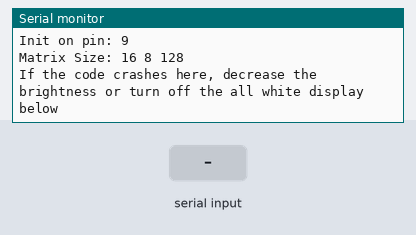
A sketch run on a simulated Arduino Mega 2560, built with avr-gcc and run on an emulated ATmega2560. Parts: the last lines printed to the serial monitor. Inputs (shaded band) come from the test bench.

Above: at 2.2 s.
2.3 s: "1" received over the second serial link
At 3.5 s:
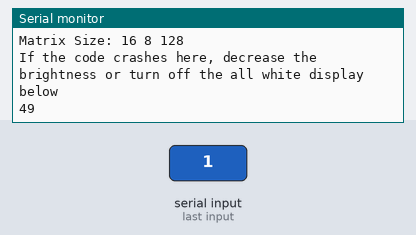
3.8 s: "0" received over the second serial link
At 4.8 s:
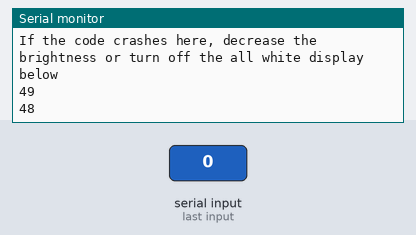
5.3 s: "2" received over the second serial link
At 6.0 s:
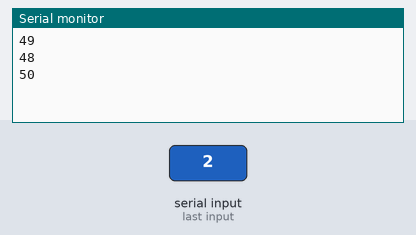

The sketch:

31.03_OnStage_matrix.ino
```cpp
#include <Adafruit_GFX.h>
#include <FastLED_NeoMatrix.h>
#include <FastLED.h>
#include "colors.h" //цвета
int myTimer2 = millis();
//подключение массивов картинок
#include "SMILE.h"
#include "dvizh.h"
#include "SAD.h"
#include "angry.h"
#include "default.h"
#include "UDIVLENIE.h"
#include "NEW.h"
#include "VERNO.h"
#include "NEVERNO.h"

#define PIN 9 //matrix connection pin
#define mw 16 // ширина
#define mh 8 // высота
#define NUMMATRIX (mw*mh) //количество светодиодов в матрице

#define DISABLE_WHITE //для заполнения белым при старте - закомментировать, для выключения - разкомментировать

int NEWMATRIX = 14; //количество светодиодов в матрице щек
// Max is 255, 32 is a conservative value to not overload
// a USB power supply (500mA) for 12x12 pixels.
int BRIGHTNESS = 16; //яркость

CRGB leds[NUMMATRIX];
CRGB cheeks[14];
// Define matrix width and height.
FastLED_NeoMatrix *matrix = new FastLED_NeoMatrix(leds, mw, mh,
    NEO_MATRIX_TOP     + NEO_MATRIX_RIGHT +
    NEO_MATRIX_ROWS + NEO_MATRIX_ZIGZAG);

void setup() {
  // Time for serial port to work?
  delay(1000);
  Serial.begin(9600);
  Serial.print("Init on pin: ");
  Serial.println(PIN);
  Serial.print("Matrix Size: ");
  Serial.print(mw);
  Serial.print(" ");
  Serial.print(mh);
  Serial.print(" ");
  Serial.println(NUMMATRIX);

  Serial1.begin(9600);

  FastLED.addLeds<NEOPIXEL, PIN>(leds, NUMMATRIX  ).setCorrection(TypicalLEDStrip);
  FastLED.addLeds<NEOPIXEL, 8>(cheeks, 14).setCorrection(TypicalLEDStrip);

  matrix->begin();
  matrix->setTextWrap(false);
  matrix->setBrightness(30);
  Serial.println("If the code crashes here, decrease the brightness or turn off the all white display below");
  // Test full bright of all LEDs. If brightness is too high
  // for your current limit (i.e. USB), decrease it.
  //#define DISABLE_WHITE
#ifndef DISABLE_WHITE
  matrix->fillScreen(LED_WHITE_HIGH);
  matrix->show();
  delay(100);
  matrix->clear();
#endif
}

int condition = 0;
uint32_t myTimer1 = millis();

void loop() {
  // clear the screen after X bitmaps have been displayed and we
  // loop back to the top left corner
  // 8x8 => 1, 16x8 => 2, 17x9 => 6
  static uint8_t pixmap_count = ((mw + 7) / 8) * ((mh + 7) / 8);

  int bmx = 0, bmy = 0;
  matrix->fillRect(bmx, bmy, bmx + 16, bmy + 8, LED_BLACK); //очистка матрицы
  //matrix->drawBitmap();
  /*!
    @brief   Draw a PROGMEM-resident 16-bit image (RGB 5/6/5) at the specified
    (x,y) position. For 16-bit display devices; no color reduction performed.
    @param    x   Top left corner x coordinate
    @param    y   Top left corner y coordinate
    @param    bitmap  byte array with 16-bit color bitmap
    @param    w   Width of bitmap in pixels
    @param    h   Height of bitmap in pixels
  */
  //drawRGBBitmap(x координата верхнего левого угла,y координата верхнего левого угла, bitmap byte массив 16бит цветной, ширина в пикселях, высота в пикселях)

  if (Serial1.available() > 0)
  {
    condition = Serial1.read();
    Serial.println(condition);
    Serial1.write(condition);
  }

  switch (condition)                 // switch для переключения между эмоциями
  {
    case 2:
      cheeks[1] = 0x901010;
      if (millis() % 1000 > 500)
      {
        matrix->drawRGBBitmap(0, 0, (const uint16_t *) default_bitmap, 16, 8);
        matrix->show();
      }
      else
      {
        matrix->drawRGBBitmap(0, 0, (const uint16_t *) dvizh, 16, 8);
        matrix->show();
      }
      break;
    case 4:
      if (millis() % 1000 > 500)
      {
        matrix->drawRGBBitmap(0, 0, (const uint16_t *) default_bitmap, 16, 8);
        matrix->show();
      }
      else
      {
        matrix->drawRGBBitmap(0, 0, (const uint16_t *) dvizh, 16, 8);
        matrix->show();
      }
      break;
    case 5:
      matrix->drawRGBBitmap(0, 0, (const uint16_t *) smile, 16, 8); cheeks[2] = 0x901010; matrix->show(); break;       // эмоция - радость
    case 7:
      matrix->drawRGBBitmap(0, 0, (const uint16_t *) sad, 16, 8); cheeks[3] = 0x901010; matrix->show(); break;         // эмоция - грусть
    case 9:
      matrix->drawRGBBitmap(0, 0, (const uint16_t *) surprised, 16, 8); cheeks[4] = 0x901010; matrix->show(); break;   // эмоция - удивление
    case 11:
      matrix->drawRGBBitmap(0, 0, (const uint16_t *) angry, 16, 8); cheeks[5] = 0x901010; matrix->show(); break;      // эмоция - злость
    case 13:
      matrix->drawRGBBitmap(0, 0, (const uint16_t *) default_bitmap, 16, 8); cheeks[6] = 0x901010; matrix->show(); break;
    case 15:
      matrix->drawRGBBitmap(0, 0, (const uint16_t *) default_bitmap, 16, 8); cheeks[7] = 0x901010; matrix->show(); break;
    default: break;
  }
}
```

NEVERNO.h
```cpp
// Generated by   : ImageConverter 565 Online
// Generated from : pixelart1.png
// Time generated : Sun, 10 Apr 22 15:52:09 +0200  (Server timezone: CET)
// Image Size     : 20x8 pixels
// Memory usage   : 320 bytes


#if defined(__AVR__)
#include <avr/pgmspace.h>
#elif defined(__PIC32MX__)
#define PROGMEM
#elif defined(__arm__)
#define PROGMEM
#endif

const unsigned short NEVERNO[128] PROGMEM = {
  0x0000, 0x0000, 0x0000, 0x0000, 0x0000, 0x0000, 0x0000, 0x0000, 0x0000, 0x0000, 0x0000, 0x0000, 0x0000, 0x0000, 0x0000, 0x0000,
  0x0000, 0x0000, 0x0000, 0x0000, 0x0000, 0x0000, 0x0000, 0x0000, 0x0000, 0x0000, 0x0000, 0x0000, 0x0000, 0x0000, 0x0000, 0x0000,
  0x0000, 0xF020, 0x0000, 0xF020, 0x0000, 0x0000, 0x0000, 0x0000, 0x0000, 0x0000, 0x0000, 0x0000, 0xF020, 0x0000, 0xF020, 0x0000,
  0x0000, 0x0000, 0xF020, 0x0000, 0x0000, 0x0000, 0x0000, 0x0000, 0x0000, 0x0000, 0x0000, 0x0000, 0x0000, 0xF020, 0x0000, 0x0000,
  0x0000, 0xF020, 0x0000, 0xF020, 0x0000, 0x0000, 0x0000, 0x0000, 0x0000, 0x0000, 0x0000, 0x0000, 0xF020, 0x0000, 0xF020, 0x0000,
  0x0000, 0x0000, 0x0000, 0x0000, 0x0000,  0x0000, 0x0000, 0x0000, 0x00000, 0x0000, 0x0000, 0x0000, 0x0000, 0x0000, 0x0000, 0x0000,
  0x0000, 0x0000, 0x0000, 0x0000, 0x0000, 0x0000, 0x0000, 0x0000, 0x0000, 0x0000, 0x0000, 0x0000, 0x0000, 0x0000, 0x0000, 0x0000,
  0x0000, 0x0000, 0x0000, 0x0000, 0x0000, 0x0000, 0x0000, 0x0000, 0x0000, 0x0000, 0x0000, 0x0000, 0x0000, 0x0000, 0x0000, 0x0000,
};
```

NEW.h
```cpp
// Generated by   : ImageConverter 565 Online
// Generated from : pixelart1.png
// Time generated : Sun, 10 Apr 22 15:52:09 +0200  (Server timezone: CET)
// Image Size     : 20x8 pixels
// Memory usage   : 320 bytes


#if defined(__AVR__)
#include <avr/pgmspace.h>
#elif defined(__PIC32MX__)
#define PROGMEM
#elif defined(__arm__)
#define PROGMEM
#endif

const unsigned short NEW[128] PROGMEM = {
  0x0000, 0x0000, 0x0000, 0x0000, 0x0000, 0x0000, 0x0000, 0x0000, 0x0000, 0x0000, 0x0000, 0x0000, 0x0000, 0x0000, 0x0000, 0x0000,
  0x0000, 0x0000, 0x0000, 0x0000, 0000, 0x0000, 0x0000, 0x0000, 0x0000, 0x0000, 0x0000, 0x0000, 0x0000, 0x0000, 0x0000, 0x0000,
  0x0000, 0x0000, 0x0000, 0x0000, 0x0000, 0x0000, 0x0000, 0x0000, 0x0000, 0x0000, 0x0000, 0x0000, 0x0000, 0x0000, 0x0000, 0x0000,
  0x0000, 0x0000, 0x0000, 0x0000, 0x0000, 0x0000, 0x0000, 0x0000, 0x0000, 0x0000, 0x0000, 0x0000, 0x0000, 0x0000, 0x0000, 0x0000,
  0x0000, 0x0000, 0x0000, 0x0000, 0x0000, 0x0000, 0x0000, 0x0000, 0x0000, 0x0000, 0x0000, 0x0000, 0x0000, 0x0000, 0x0000, 0x0000,
  0x0000, 0x0000, 0x0000, 0x0000, 0x0000,  0x0000, 0x0000, 0x0000, 0x00000, 0x0000, 0x0000, 0x0000, 0x0000, 0x0000, 0x0000, 0x0000,
  0x0000, 0x0000, 0x0000, 0x0000, 0x0000, 0x0000, 0x0000, 0x0000, 0x0000, 0x0000, 0x0000, 0x0000, 0x0000, 0x0000, 0x0000, 0x0000,
  0x0000, 0x0000, 0x0000, 0x0000, 0x0000, 0x0000, 0x0000, 0x0000, 0x0000, 0x0000, 0x0000, 0x0000, 0x0000, 0x0000, 0x0000, 0x0000,
};
```

SAD.h
```cpp
// Generated by   : ImageConverter 565 Online
// Generated from : pixelart1.png
// Time generated : Sun, 10 Apr 22 15:52:09 +0200  (Server timezone: CET)
// Image Size     : 20x8 pixels
// Memory usage   : 320 bytes


#if defined(__AVR__)
#include <avr/pgmspace.h>
#elif defined(__PIC32MX__)
#define PROGMEM
#elif defined(__arm__)
#define PROGMEM
#endif

const unsigned short sad[128] PROGMEM = {
  0x0000, 0x0000, 0x0000, 0x0000, 0x0000, 0x0000, 0x0000, 0x0000, 0x0000, 0x0000, 0x0000, 0x0000, 0x0000, 0x0000, 0x0000, 0x0000,
  0x0000, 0x0000, 0x0000, 0x0000, 0000, 0x0000, 0x0000, 0x0000, 0x0000, 0x0000, 0x0000, 0x0000, 0x0000, 0x0000, 0x0000, 0x0000,
  0x0000, 0x0000, 0x0000, 0x0000, 0x0000, 0x0000, 0x0000, 0x0000, 0x0000, 0x0000, 0x0000, 0x0000, 0x0000, 0x0000, 0x0000, 0x0000,
  0x0000, 0x0000, 0x0000, 0x0000, 0x0000, 0x0000, 0xF020, 0xF020, 0xF020, 0xF020, 0x0000, 0x0000, 0x0000, 0x0000, 0x0000, 0x0000,
  0x0000, 0x0000, 0x0000, 0x0000, 0x0000, 0xF020, 0xF020, 0xF020, 0xF020, 0xF020, 0xF020, 0x0000, 0x0000, 0x0000, 0x0000, 0x0000,
  0x0000, 0x0000, 0x0000, 0x0000, 0xF020,  0xF020, 0x0000, 0x0000, 0x00000, 0x0000, 0xF020, 0xF020, 0x0000, 0x0000, 0x0000, 0x0000,
  0x0000, 0x0000, 0x0000, 0x0000, 0x0000, 0x0000, 0x0000, 0x0000, 0x0000, 0x0000, 0x0000, 0x0000, 0x0000, 0x0000, 0x0000, 0x0000,
  0x0000, 0x0000, 0x0000, 0x0000, 0x0000, 0x0000, 0x0000, 0x0000, 0x0000, 0x0000, 0x0000, 0x0000, 0x0000, 0x0000, 0x0000, 0x0000,
};
```

SMILE.h
```cpp
/// Generated by   : ImageConverter 565 Online
// Generated from : newpixel.png
// Time generated : Sat, 09 Apr 22 20:13:56 +0200  (Server timezone: CET)
// Image Size     : 16x8 pixels
// Memory usage   : 256 bytes


#if defined(__AVR__)
#include <avr/pgmspace.h>
#elif defined(__PIC32MX__)
#define PROGMEM
#elif defined(__arm__)
#define PROGMEM
#endif


const unsigned short smile[128] PROGMEM = {

  0x0000, 0x0000, 0x0000, 0x0000, 0x0000, 0x0000, 0x0000, 0x0000, 0x0000, 0x0000, 0x0000, 0x0000, 0x0000, 0x0000, 0x0000, 0x0000,
  0x0000, 0x0000, 0x0000, 0x0000, 0000, 0x0000, 0x0000, 0x0000, 0x0000, 0x0000, 0x0000, 0x0000, 0x0000, 0x0000, 0x0000, 0x0000,
  0x0000, 0x0000, 0x0000, 0x0000, 0x0000, 0x0000, 0x0000, 0x0000, 0x0000, 0x0000, 0x0000, 0x0000, 0x0000, 0x0000, 0x0000, 0x0000,
  0x0000, 0x0000, 0x0000, 0x0000, 0xF020, 0xF020, 0xF020, 0xF020, 0xF020, 0xF020, 0xF020, 0xF020, 0x0000, 0x0000, 0x0000, 0x0000,
  0x0000, 0x0000, 0x0000, 0x0000, 0x0000, 0xF020, 0xF020, 0xF020, 0xF020, 0xF020, 0xF020, 0x0000, 0x0000, 0x0000, 0x0000, 0x0000,
  0x0000, 0x0000, 0x0000, 0x0000, 0x0000, 0x0000, 0xF020, 0xF020, 0xF020, 0xF020, 0x0000, 0x0000, 0x0000, 0x0000, 0x0000, 0x0000,
  0x0000, 0x0000, 0x0000, 0x0000, 0x0000, 0x0000, 0x0000, 0x0000, 0x0000, 0x0000, 0x0000, 0x0000, 0x0000, 0x0000, 0x0000, 0x0000,
  0x0000, 0x0000, 0x0000, 0x0000, 0x0000, 0x0000, 0x0000, 0x0000, 0x0000, 0x0000, 0x0000, 0x0000, 0x0000, 0x0000, 0x0000, 0x0000,
};
```

UDIVLENIE.h
```cpp
// Generated by   : ImageConverter 565 Online
// Generated from : pixelart1.png
// Time generated : Sun, 10 Apr 22 15:52:09 +0200  (Server timezone: CET)
// Image Size     : 20x8 pixels
// Memory usage   : 320 bytes


#if defined(__AVR__)
#include <avr/pgmspace.h>
#elif defined(__PIC32MX__)
#define PROGMEM
#elif defined(__arm__)
#define PROGMEM
#endif

const unsigned short surprised[128] PROGMEM = {
  0x0000, 0x0000, 0x0000, 0x0000, 0x0000, 0x0000, 0x0000, 0x0000, 0x0000, 0x0000, 0x0000, 0x0000, 0x0000, 0x0000, 0x0000, 0x0000,
  0x0000, 0x0000, 0x0000, 0x0000, 0x0000, 0x0000, 0x0000, 0x0000, 0x0000, 0x0000, 0x0000, 0x0000, 0x0000, 0x0000, 0x0000, 0x0000,
  0x0000, 0x0000, 0x0000, 0x0000, 0000, 0x0000, 0x0000, 0xF020, 0xF020, 0x0000, 0x0000, 0x0000, 0x0000, 0x0000, 0x0000, 0x0000,
  0x0000, 0x0000, 0x0000, 0x0000, 0x0000, 0x0000, 0xF020, 0x0000, 0x0000, 0xF020, 0x0000, 0x0000, 0x0000, 0x0000, 0x0000, 0x0000,
  0x0000, 0x0000, 0x0000, 0x0000, 0x0000, 0xF020, 0x0000, 0x0000, 0x0000, 0x0000, 0xF020, 0x0000, 0x0000, 0x0000, 0x0000, 0x0000,
  0x0000, 0x0000, 0x0000, 0x0000, 0x0000, 0x0000, 0xF020, 0x0000, 0x0000, 0xF020, 0x0000, 0x0000, 0x0000, 0x0000, 0x0000, 0x0000,
  0x0000, 0x0000, 0x0000, 0x0000, 0x0000,  0x0000, 0x0000, 0xF020, 0xF020, 0x0000, 0x0000, 0x0000, 0x0000, 0x0000, 0x0000, 0x0000,
  0x0000, 0x0000, 0x0000, 0x0000, 0x0000, 0x0000, 0x0000, 0x0000, 0x0000, 0x0000, 0x0000, 0x0000, 0x0000, 0x0000, 0x0000, 0x0000,
};
```

VERNO.h
```cpp
// Generated by   : ImageConverter 565 Online
// Generated from : pixelart1.png
// Time generated : Sun, 10 Apr 22 15:52:09 +0200  (Server timezone: CET)
// Image Size     : 20x8 pixels
// Memory usage   : 320 bytes


#if defined(__AVR__)
#include <avr/pgmspace.h>
#elif defined(__PIC32MX__)
#define PROGMEM
#elif defined(__arm__)
#define PROGMEM
#endif

const unsigned short VERNO[128] PROGMEM = {
  0x0000, 0x0000, 0x0000, 0x0000, 0x0000, 0x0000, 0x0000, 0x0000, 0x0000, 0x0000, 0x0000, 0x0000, 0x0000, 0x0000, 0x0000, 0x0000,
  0x0000, 0x0000, 0x0000, 0x0000, 0000, 0x0000, 0x0000, 0x0000, 0x0000, 0x0000, 0x0000, 0x0000, 0x0000, 0x0000, 0x0000, 0x0000,
  0x0000, 0x0000, 0x0F00, 0x0000, 0x0000, 0x0000, 0x0000, 0x0000, 0x0000, 0x0000, 0x0000, 0x0000, 0x0000, 0x0F00, 0x0000, 0x0000,
  0x0000, 0x0F00, 0x0F00, 0x0F00, 0x0000, 0x0000, 0x0000, 0x0000, 0x0000, 0x0000, 0x0000, 0x0000, 0x0F00, 0x0F00, 0x0F00, 0x0000,
  0x0000, 0x0000, 0x0F00, 0x0000, 0x0000, 0x0000, 0x0000, 0x0000, 0x0000, 0x0000, 0x0000, 0x0000, 0x0000, 0x0F00, 0x0000, 0x0000,
  0x0000, 0x0000, 0x0000, 0x0000, 0x0000,  0x0000, 0x0000, 0x0000, 0x00000, 0x0000, 0x0000, 0x0000, 0x0000, 0x0000, 0x0000, 0x0000,
  0x0000, 0x0000, 0x0000, 0x0000, 0x0000, 0x0000, 0x0000, 0x0000, 0x0000, 0x0000, 0x0000, 0x0000, 0x0000, 0x0000, 0x0000, 0x0000,
  0x0000, 0x0000, 0x0000, 0x0000, 0x0000, 0x0000, 0x0000, 0x0000, 0x0000, 0x0000, 0x0000, 0x0000, 0x0000, 0x0000, 0x0000, 0x0000,
};
```

angry.h
```cpp
// Generated by   : ImageConverter 565 Online
// Generated from : pixelart1.png
// Time generated : Sun, 10 Apr 22 15:52:09 +0200  (Server timezone: CET)
// Image Size     : 20x8 pixels
// Memory usage   : 320 bytes


#if defined(__AVR__)
#include <avr/pgmspace.h>
#elif defined(__PIC32MX__)
#define PROGMEM
#elif defined(__arm__)
#define PROGMEMu
#endif
const unsigned short angry[128] PROGMEM = {
  0x0000, 0x0000, 0x0000, 0x0000, 0x0000, 0x0000, 0x0000, 0x0000, 0x0000, 0x0000, 0x0000, 0x0000, 0x0000, 0x0000, 0x0000, 0x0000,
  0x0000, 0x0000, 0x0000, 0x0000, 0x0000, 0x0000, 0x0000, 0x00000, 0x0000, 0x0000, 0x0000, 0x0000, 0x0000, 0x0000, 0x0000, 0x0000,
  0x0000, 0x0000, 0x0000, 0x0000, 0x0000, 0x0000, 0x0000, 0x0000, 0x0000, 0x0000, 0x0000, 0x0000, 0x0000, 0x0000, 0x0000, 0x0000,
  0x0000, 0x0000, 0x0000, 0x0000, 0x0000, 0xF020, 0x0000, 0xF020, 0x0000, 0xF020, 0x0000, 0x0000, 0x0000, 0x0000, 0x0000, 0x0000,
  0x0000, 0x0000, 0x0000, 0x0000, 0xF020, 0x0000, 0xF020, 0x0000, 0xF020, 0x0000, 0xF020, 0x0000, 0x0000, 0x0000, 0x0000, 0x0000,
  0x0000, 0x0000, 0x0000, 0x0000, 0x0000, 0x0000, 0x0000, 0x0000, 0x0000, 0x0000, 0x0000, 0x0000, 0x0000, 0x0000, 0x0000, 0x0000,
  0x0000, 0x0000, 0x0000, 0x0000, 0x0000, 0x0000, 0x0000, 0x0000, 0x0000, 0x0000, 0x0000, 0x0000, 0x0000, 0x0000, 0x0000, 0x0000,
  0x0000, 0x0000, 0x0000, 0x0000, 0x0000, 0x0000, 0x0000, 0x0000,  0x0000, 0x0000, 0x0000, 0x0000, 0x0000, 0x0000, 0x0000, 0x0000

};
```

colors.h
```cpp
// This could also be defined as matrix->color(255,0,0) but those defines
// are meant to work for adafruit_gfx backends that are lacking color()
#define LED_BLACK    0

#define LED_RED_VERYLOW   (3 <<  11)
#define LED_RED_LOW     (7 <<  11)
#define LED_RED_MEDIUM    (15 << 11)
#define LED_RED_HIGH    (31 << 11)

#define LED_GREEN_VERYLOW (1 <<  5)
#define LED_GREEN_LOW     (15 << 5)
#define LED_GREEN_MEDIUM  (31 << 5)
#define LED_GREEN_HIGH    (63 << 5)

#define LED_BLUE_VERYLOW  3
#define LED_BLUE_LOW    7
#define LED_BLUE_MEDIUM   15
#define LED_BLUE_HIGH     31

#define LED_ORANGE_VERYLOW  (LED_RED_VERYLOW + LED_GREEN_VERYLOW)
#define LED_ORANGE_LOW    (LED_RED_LOW     + LED_GREEN_LOW)
#define LED_ORANGE_MEDIUM (LED_RED_MEDIUM  + LED_GREEN_MEDIUM)
#define LED_ORANGE_HIGH   (LED_RED_HIGH    + LED_GREEN_HIGH)

#define LED_PURPLE_VERYLOW  (LED_RED_VERYLOW + LED_BLUE_VERYLOW)
#define LED_PURPLE_LOW    (LED_RED_LOW     + LED_BLUE_LOW)
#define LED_PURPLE_MEDIUM (LED_RED_MEDIUM  + LED_BLUE_MEDIUM)
#define LED_PURPLE_HIGH   (LED_RED_HIGH    + LED_BLUE_HIGH)

#define LED_CYAN_VERYLOW  (LED_GREEN_VERYLOW + LED_BLUE_VERYLOW)
#define LED_CYAN_LOW    (LED_GREEN_LOW     + LED_BLUE_LOW)
#define LED_CYAN_MEDIUM   (LED_GREEN_MEDIUM  + LED_BLUE_MEDIUM)
#define LED_CYAN_HIGH   (LED_GREEN_HIGH    + LED_BLUE_HIGH)

#define LED_WHITE_VERYLOW (LED_RED_VERYLOW + LED_GREEN_VERYLOW + LED_BLUE_VERYLOW)
#define LED_WHITE_LOW   (LED_RED_LOW     + LED_GREEN_LOW     + LED_BLUE_LOW)
#define LED_WHITE_MEDIUM  (LED_RED_MEDIUM  + LED_GREEN_MEDIUM  + LED_BLUE_MEDIUM)
#define LED_WHITE_HIGH    (LED_RED_HIGH    + LED_GREEN_HIGH    + LED_BLUE_HIGH)
```

default.h
```cpp
// Generated by   : ImageConverter 565 Online
// Generated from : pixelart1.png
// Time generated : Sun, 10 Apr 22 15:52:09 +0200  (Server timezone: CET)
// Image Size     : 20x8 pixels
// Memory usage   : 320 bytes


#if defined(__AVR__)
#include <avr/pgmspace.h>
#elif defined(__PIC32MX__)
#define PROGMEM
#elif defined(__arm__)
#define PROGMEM
#endif

const unsigned short default_bitmap[128] PROGMEM = {
  0x0000, 0x0000, 0x0000, 0x0000, 0x0000, 0x0000, 0x0000, 0x0000, 0x0000, 0x0000, 0x0000, 0x0000, 0x0000, 0x0000, 0x0000, 0x0000,
  0x0000, 0x0000, 0x0000, 0x0000, 0000, 0x0000, 0x0000, 0x0000, 0x0000, 0x0000, 0x0000, 0x0000, 0x0000, 0x0000, 0x0000, 0x0000,
  0x0000, 0x0000, 0x0000, 0x0000, 0x0000, 0x0000, 0x0000, 0x0000, 0x0000, 0x0000, 0x0000, 0x0000, 0x0000, 0x0000, 0x0000, 0x0000,
  0x0000, 0x0000, 0x0000, 0x0000, 0x0000, 0x0000, 0x0000, 0x00000, 0x0000, 0x0000, 0x0000, 0x0000, 0x0000, 0x0000, 0x0000, 0x0000,
  0x0000, 0x0000, 0x0000, 0x0000, 0x0000, 0xF020, 0xF020, 0xF020, 0xF020, 0xF020, 0xF020, 0x0000, 0x0000, 0x0000, 0x0000, 0x0000,
  0x0000, 0x0000, 0x0000, 0x0000, 0x0000, 0x0000, 0xF040, 0xF020, 0xF020, 0xF020, 0x0000, 0x0000, 0x0000, 0x0000, 0x0000, 0x0000,
  0x0000, 0x0000, 0x0000, 0x0000, 0x0000, 0x0000, 0x0000, 0x0000, 0x0000, 0x0000, 0x0000, 0x0000, 0x0000, 0x0000, 0x0000, 0x0000,
  0x0000, 0x0000, 0x0000, 0x0000, 0x0000, 0x0000, 0x0000, 0x0000, 0x0000, 0x0000, 0x0000, 0x0000, 0x0000, 0x0000, 0x0000, 0x0000,

};
```

Source omitted: dvizh.h (1440 bytes)

Measured:
- after the input at 2.3 s, the serial monitor: prints a new line after 0.09 s (image 1)
- after the input at 3.8 s, the serial monitor: prints a new line after 0.06 s (image 2)
- after the input at 5.3 s, the serial monitor: prints a new line at once (image 3)
